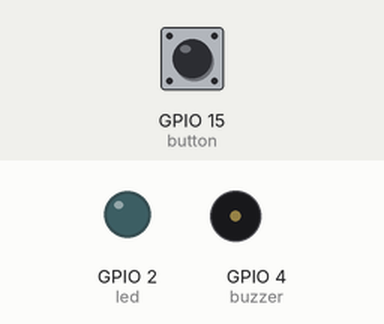
This sketch was run on a simulated ESP32. On the bench: output pins drawn as LEDs (lit = HIGH), buzzer (waves = sounding, pin HIGH). The test bench sets the inputs (shaded band); at power-on: GPIO 15 (button) HIGH.

Above: at 1.2 s.
1.3 s: GPIO 15 (button) pulled LOW for 0.15 s
At 1.37 s:
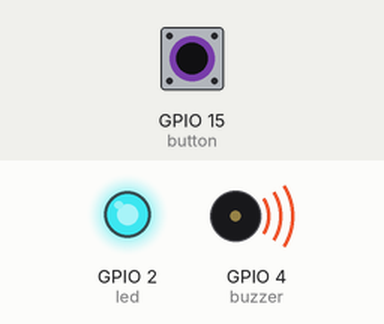
2.9 s: GPIO 15 (button) pulled LOW for 3.2 s
At 7.1 s:
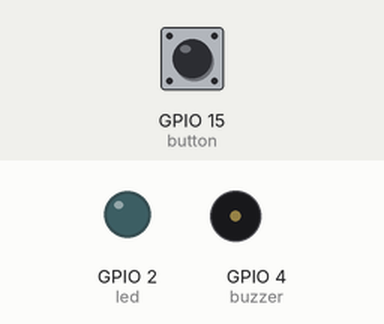
Timing chart, 0 to 8.6 s (numbered marks = the images above; inputs shaded):
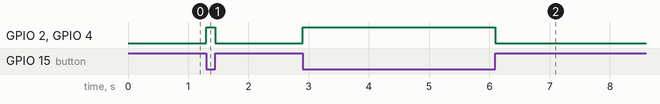

The sketch:

sketch.ino
```cpp
int led = 2;
int buzzer = 4;
int button = 15;

void setup()
{
  pinMode(led, OUTPUT);
  pinMode(buzzer, OUTPUT);
  pinMode(button, INPUT_PULLUP);
}

void loop()
 {
  int buttonState = digitalRead(button);

  if(buttonState == LOW)
  {
    digitalWrite(led, HIGH);
    digitalWrite(buzzer, HIGH);
  }
  else
  {
    digitalWrite(led, LOW);
    digitalWrite(buzzer, LOW);
  }
}
```

Measured:
- after the input at 1.3 s, GPIO 2 (led), GPIO 4 (buzzer): LOW → HIGH at once, → LOW 0.15 s later
- after the input at 2.9 s, GPIO 2 (led), GPIO 4 (buzzer): LOW → HIGH at once, → LOW 3.2 s later
